Frame 1 (no input): blank canvas, image omitted
Frame 60 (no input): blank canvas, image omitted
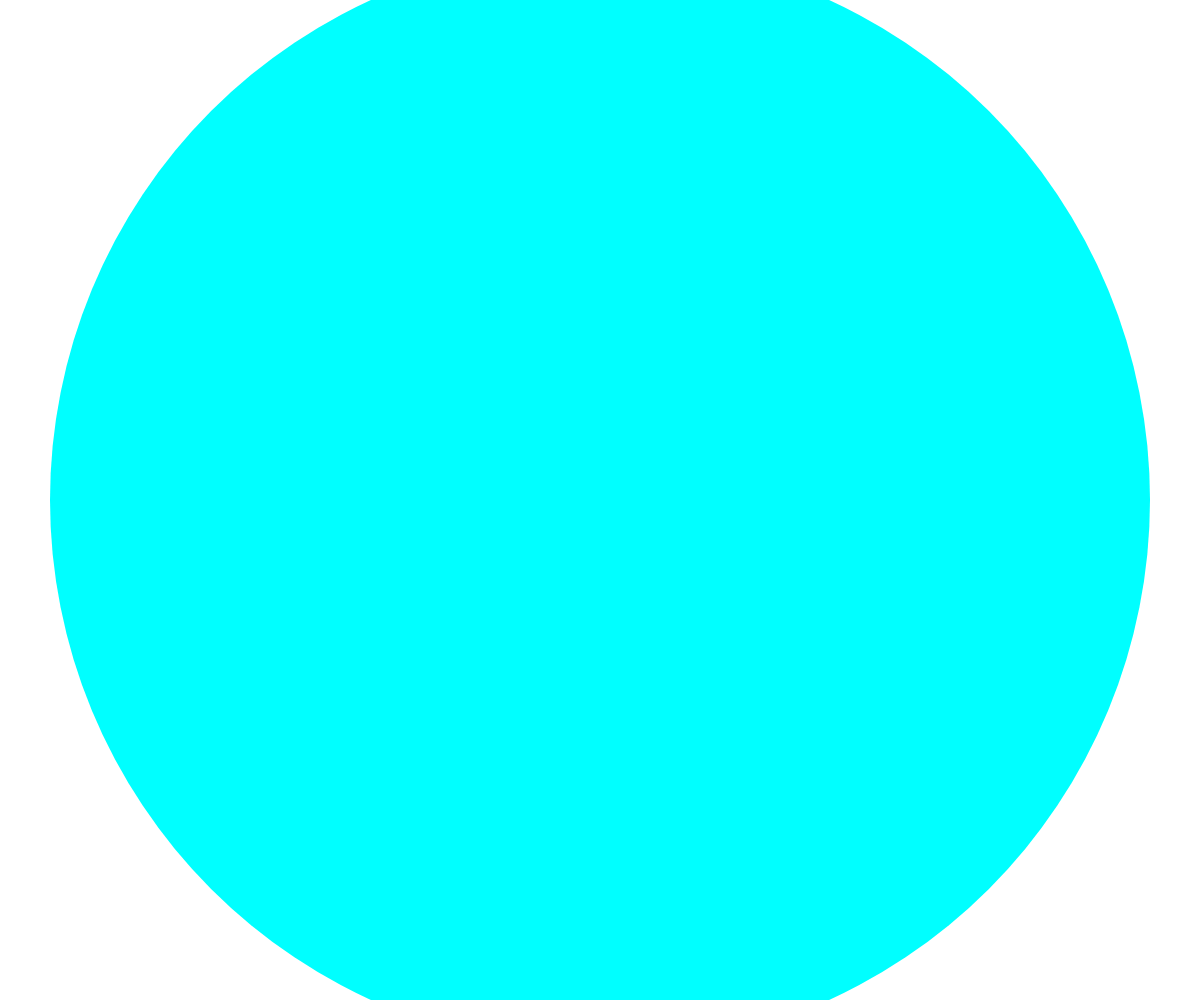
Frame 120 (the mouse pressed at the canvas centre since frame 60)

The p5.js sketch whose frames 1 and 60 were blank and that drew this single picture after the mouse press (run headless with seeded random() and noise() and a simulated clock; from frame 60 on, the mouse is pressed at the canvas centre):

// p5.js sketch
// ── sketch.js


function setup() 
{
  createCanvas (windowWidth, windowHeight);
  colorMode (HSB, 360, 100, 100, 100);
  background(0, 0, 100);
}


function draw() 
{
  stroke( map (mouseX, 0, width, 0, 360), 100, 100 );
  strokeWeight( abs(mouseX-pmouseX) + abs(mouseY-pmouseY) );
  point(mouseX, mouseY, pmouseX, pmouseY);
  
}

function keyPressed() 
{
  if (key === 'C' || key === 'c' || keyCode === ENTER)
  {
    background (0, 0, 100);
  }
}


function windowResized() 
{
  resizeCanvas (windowWidth, windowHeight);
}
